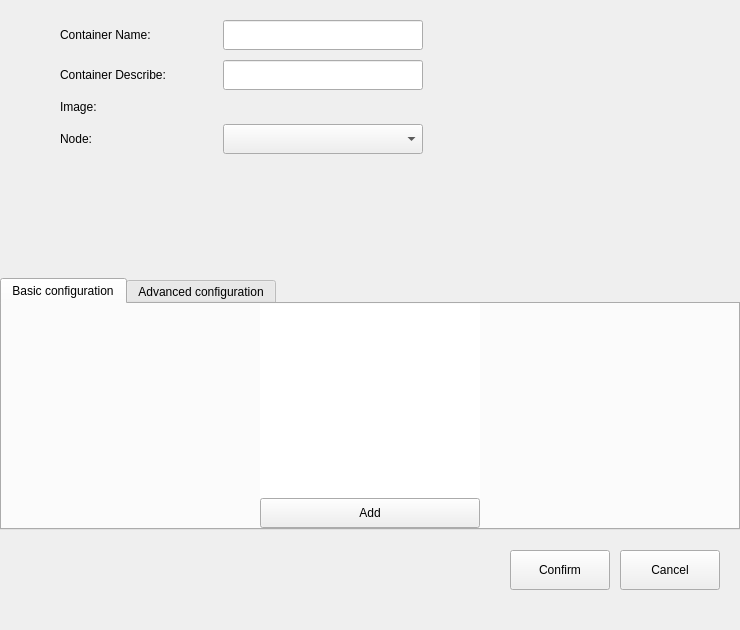
<?xml version="1.0" encoding="UTF-8"?>
<ui version="4.0">
 <class>ContainerSetting</class>
 <widget class="QWidget" name="ContainerSetting">
  <property name="geometry">
   <rect>
    <x>0</x>
    <y>0</y>
    <width>740</width>
    <height>630</height>
   </rect>
  </property>
  <property name="windowTitle">
   <string>Form</string>
  </property>
  <layout class="QVBoxLayout" name="verticalLayout">
   <property name="spacing">
    <number>20</number>
   </property>
   <property name="leftMargin">
    <number>0</number>
   </property>
   <property name="topMargin">
    <number>20</number>
   </property>
   <property name="rightMargin">
    <number>0</number>
   </property>
   <property name="bottomMargin">
    <number>40</number>
   </property>
   <item>
    <layout class="QHBoxLayout" name="horizontalLayout_6">
     <item>
      <widget class="QStackedWidget" name="stackedWidget">
       <property name="currentIndex">
        <number>0</number>
       </property>
       <widget class="QWidget" name="page_container">
        <layout class="QGridLayout" name="gridLayout">
         <property name="leftMargin">
          <number>60</number>
         </property>
         <property name="topMargin">
          <number>0</number>
         </property>
         <property name="rightMargin">
          <number>0</number>
         </property>
         <property name="bottomMargin">
          <number>0</number>
         </property>
         <property name="horizontalSpacing">
          <number>20</number>
         </property>
         <property name="verticalSpacing">
          <number>10</number>
         </property>
         <item row="0" column="1">
          <widget class="QLineEdit" name="lineEdit_name">
           <property name="minimumSize">
            <size>
             <width>200</width>
             <height>30</height>
            </size>
           </property>
           <property name="maximumSize">
            <size>
             <width>200</width>
             <height>30</height>
            </size>
           </property>
          </widget>
         </item>
         <item row="3" column="0">
          <widget class="QLabel" name="label_4">
           <property name="text">
            <string>Node:</string>
           </property>
          </widget>
         </item>
         <item row="1" column="0">
          <widget class="QLabel" name="label_2">
           <property name="text">
            <string>Container Describe:</string>
           </property>
          </widget>
         </item>
         <item row="1" column="1">
          <widget class="QLineEdit" name="lineEdit_describe">
           <property name="minimumSize">
            <size>
             <width>200</width>
             <height>30</height>
            </size>
           </property>
           <property name="maximumSize">
            <size>
             <width>200</width>
             <height>30</height>
            </size>
           </property>
          </widget>
         </item>
         <item row="2" column="0">
          <widget class="QLabel" name="label_3">
           <property name="text">
            <string>Image:</string>
           </property>
          </widget>
         </item>
         <item row="0" column="0">
          <widget class="QLabel" name="label">
           <property name="text">
            <string>Container Name:</string>
           </property>
          </widget>
         </item>
         <item row="3" column="1">
          <widget class="QComboBox" name="cb_node">
           <property name="minimumSize">
            <size>
             <width>200</width>
             <height>30</height>
            </size>
           </property>
           <property name="maximumSize">
            <size>
             <width>200</width>
             <height>30</height>
            </size>
           </property>
          </widget>
         </item>
         <item row="4" column="1">
          <spacer name="verticalSpacer_2">
           <property name="orientation">
            <enum>Qt::Vertical</enum>
           </property>
           <property name="sizeHint" stdset="0">
            <size>
             <width>20</width>
             <height>40</height>
            </size>
           </property>
          </spacer>
         </item>
        </layout>
       </widget>
       <widget class="QWidget" name="page_template">
        <layout class="QGridLayout" name="gridLayout_2">
         <property name="leftMargin">
          <number>60</number>
         </property>
         <property name="topMargin">
          <number>0</number>
         </property>
         <property name="rightMargin">
          <number>0</number>
         </property>
         <property name="bottomMargin">
          <number>0</number>
         </property>
         <property name="horizontalSpacing">
          <number>20</number>
         </property>
         <property name="verticalSpacing">
          <number>10</number>
         </property>
         <item row="0" column="1">
          <widget class="QLineEdit" name="lineEdit_temp_name">
           <property name="minimumSize">
            <size>
             <width>200</width>
             <height>30</height>
            </size>
           </property>
           <property name="maximumSize">
            <size>
             <width>200</width>
             <height>30</height>
            </size>
           </property>
          </widget>
         </item>
         <item row="1" column="1">
          <widget class="QLineEdit" name="lineEdit_temp_describe">
           <property name="minimumSize">
            <size>
             <width>200</width>
             <height>30</height>
            </size>
           </property>
           <property name="maximumSize">
            <size>
             <width>200</width>
             <height>30</height>
            </size>
           </property>
          </widget>
         </item>
         <item row="1" column="0">
          <widget class="QLabel" name="label_6">
           <property name="text">
            <string>Desribe:</string>
           </property>
          </widget>
         </item>
         <item row="0" column="0">
          <widget class="QLabel" name="label_5">
           <property name="text">
            <string>Container Template Name:</string>
           </property>
          </widget>
         </item>
        </layout>
       </widget>
      </widget>
     </item>
     <item>
      <spacer name="horizontalSpacer_9">
       <property name="orientation">
        <enum>Qt::Horizontal</enum>
       </property>
       <property name="sizeHint" stdset="0">
        <size>
         <width>40</width>
         <height>20</height>
        </size>
       </property>
      </spacer>
     </item>
    </layout>
   </item>
   <item>
    <widget class="QTabWidget" name="tabWidget">
     <property name="tabShape">
      <enum>QTabWidget::Rounded</enum>
     </property>
     <property name="currentIndex">
      <number>0</number>
     </property>
     <property name="tabBarAutoHide">
      <bool>false</bool>
     </property>
     <widget class="QWidget" name="tab_base_config">
      <attribute name="title">
       <string>Basic configuration</string>
      </attribute>
      <layout class="QHBoxLayout" name="horizontalLayout">
       <property name="spacing">
        <number>0</number>
       </property>
       <property name="leftMargin">
        <number>0</number>
       </property>
       <property name="topMargin">
        <number>0</number>
       </property>
       <property name="rightMargin">
        <number>0</number>
       </property>
       <property name="bottomMargin">
        <number>0</number>
       </property>
       <item>
        <layout class="QVBoxLayout" name="verticalLayout_2">
         <property name="spacing">
          <number>0</number>
         </property>
         <item>
          <widget class="QListWidget" name="listwidget_base_config">
           <property name="minimumSize">
            <size>
             <width>220</width>
             <height>0</height>
            </size>
           </property>
           <property name="maximumSize">
            <size>
             <width>220</width>
             <height>16777215</height>
            </size>
           </property>
           <property name="frameShape">
            <enum>QFrame::NoFrame</enum>
           </property>
          </widget>
         </item>
         <item>
          <widget class="QToolButton" name="btn_add">
           <property name="minimumSize">
            <size>
             <width>220</width>
             <height>30</height>
            </size>
           </property>
           <property name="maximumSize">
            <size>
             <width>220</width>
             <height>30</height>
            </size>
           </property>
           <property name="text">
            <string>Add</string>
           </property>
          </widget>
         </item>
        </layout>
       </item>
      </layout>
     </widget>
     <widget class="QWidget" name="tab_advanced_config">
      <attribute name="title">
       <string>Advanced configuration</string>
      </attribute>
      <layout class="QHBoxLayout" name="horizontalLayout_2">
       <property name="spacing">
        <number>0</number>
       </property>
       <property name="leftMargin">
        <number>0</number>
       </property>
       <property name="topMargin">
        <number>0</number>
       </property>
       <property name="rightMargin">
        <number>0</number>
       </property>
       <property name="bottomMargin">
        <number>0</number>
       </property>
       <item>
        <widget class="QListWidget" name="listWidget_advanced_config">
         <property name="minimumSize">
          <size>
           <width>220</width>
           <height>0</height>
          </size>
         </property>
         <property name="maximumSize">
          <size>
           <width>220</width>
           <height>16777215</height>
          </size>
         </property>
         <property name="frameShape">
          <enum>QFrame::NoFrame</enum>
         </property>
        </widget>
       </item>
      </layout>
     </widget>
    </widget>
   </item>
   <item>
    <layout class="QHBoxLayout" name="horizontalLayout_3">
     <property name="spacing">
      <number>10</number>
     </property>
     <property name="rightMargin">
      <number>20</number>
     </property>
     <item>
      <spacer name="horizontalSpacer">
       <property name="orientation">
        <enum>Qt::Horizontal</enum>
       </property>
       <property name="sizeHint" stdset="0">
        <size>
         <width>40</width>
         <height>20</height>
        </size>
       </property>
      </spacer>
     </item>
     <item>
      <widget class="QToolButton" name="btn_confirm">
       <property name="minimumSize">
        <size>
         <width>100</width>
         <height>40</height>
        </size>
       </property>
       <property name="maximumSize">
        <size>
         <width>100</width>
         <height>40</height>
        </size>
       </property>
       <property name="text">
        <string>Confirm</string>
       </property>
      </widget>
     </item>
     <item>
      <widget class="QToolButton" name="btn_cancel">
       <property name="minimumSize">
        <size>
         <width>100</width>
         <height>40</height>
        </size>
       </property>
       <property name="maximumSize">
        <size>
         <width>100</width>
         <height>40</height>
        </size>
       </property>
       <property name="text">
        <string>Cancel</string>
       </property>
      </widget>
     </item>
    </layout>
   </item>
  </layout>
 </widget>
 <resources/>
 <connections/>
</ui>
